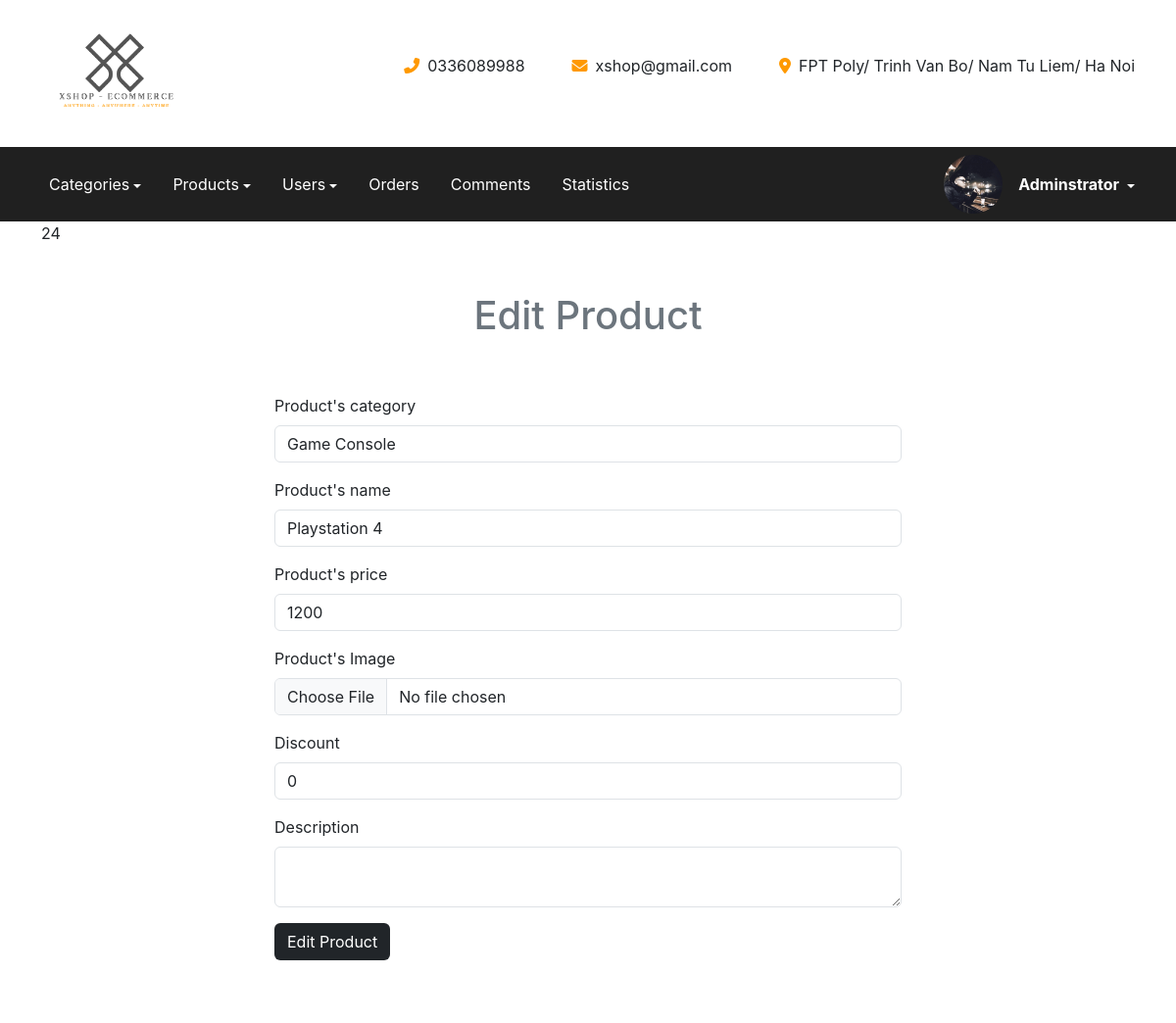
/admin/?page=product-edit&id=24 (signed in), run on the app's committed database.
### tables this page shows
CREATE TABLE `users` (
  `user_id` varchar(20) NOT NULL,
  `user_password` varchar(20) NOT NULL,
  `user_name` varchar(20) NOT NULL,
  `email` varchar(100) NOT NULL,
  `address` text NOT NULL,
  `phone` varchar(10) NOT NULL,
  `avatar` varchar(999) NOT NULL DEFAULT 'default.jpg',
  `role_id` int(2) NOT NULL
);

CREATE TABLE `product` (
  `product_id` int(10) NOT NULL,
  `cate_id` int(10) NOT NULL,
  `product_name` varchar(100) NOT NULL,
  `price` int(10) NOT NULL,
  `product_img` varchar(255) NOT NULL,
  `discount` float NOT NULL,
  `product_description` longtext NOT NULL,
  `stock` int(10) NOT NULL DEFAULT 100
);

### lib/execute_query.php (called while the page is built, shortened)
<?php
function get_db_connection()
{
    $connection = new mysqli("localhost", "root", "", "ecommerce");
    return $connection;
}
function select_single_record($sql)
{
    try {
        $connection = get_db_connection();
        $statement = $connection->prepare($sql);
        if ($statement->execute()) {
            $result = $statement->get_result();
            $data = $result->fetch_assoc();
            if (!is_null($data))  return $data;
        } else throw new Exception("SQL SELECT Syntax Error!");
    } catch (Exception $e) {
        echo "<span class='text-danger fw-bold'>Message: {$e->getMessage()}</span>";
    }
}
function select_all_records($sql)
{
    try {
        $connection = get_db_connection();
        $statement = $connection->prepare($sql);
        if ($statement->execute()) {
            $result = $statement->get_result();
            $data = $result->fetch_all(MYSQLI_ASSOC);
            if (!is_null($data))  return $data;
        } else throw new Exception("SQL Syntax Error");
    } catch (Exception $e) {
        echo "<span class='text-danger fw-bold'>Message: {$e->getMessage()}</span>";
    }
}

### admin/product-edit.php (the view, shortened to what this page needs)
<?php
$sql = "SELECT * FROM category";
$categories = select_all_records($sql);
if (isset($_GET['id'])) {
    $product = select_single_record("SELECT * FROM product INNER JOIN category ON product.cate_id= category.cate_id WHERE product_id = '{$_GET['id']}'");
    extract($product);
    echo $product_id;
}
?>
<div class="bg-white d-flex flex-column justify-content-center align-items-center gap-5 py-5" style="max-width:1200px; margin: 0 auto">
    <h1 class="text-center text-secondary">Edit Product</h1>
    <form action="" method="post" enctype="multipart/form-data" style="width: 40em">
        <div class="mb-3">
            <label for="cate" class="form-label">Product's category</label>
            <select class="form-control" name="cate" id="cate">
                <?php
                foreach ($categories as $cate) {
                ?>
                    <option value=<?= $cate['cate_id'] ?> <?php if ($cate_id == $cate['cate_id']) echo 'selected' ?>>
                        <?= $cate['cate_name'] ?>
                    </option>
                <?php
                }
                ?>
            </select>
        </div>
        <div class="mb-3 ">
            <label for="product-name" class="form-label">Product's name</label>
            <input type="text" class="form-control" name="product_name" id="product-name" aria-describedby="helpId" value="<?php echo $product_name ?>">
        </div>
        <div class="mb-3">
            <label for="price" class="form-label">Product's price</label>
            <input type="number" min=0 class="form-control" name="price" id="price" aria-describedby="helpId" value=<?= $price ?>>
        </div>
        <div class="mb-3">
            <label for="image" class="form-label">Product's Image</label>
            <input type="file" class="form-control" name="product_img" id="image" value=<?= $product_img ?> aria-describedby="fileHelpId">
        </div>
        <div class="mb-3">
            <label for="discount" class="form-label">Discount</label>
            <input type="number" min=0 class="form-control" name="discount" id="" value=0 aria-describedby="helpId" value=<?= $discount ?>>
        </div>
        <div class="mb-3 ">
            <label for="description" class="form-label">Description</label>
            <textarea name="description" id="description" class="form-control d-block w-100" value="<?php echo $product_description ?>"></textarea>
        </div>
        <div class="mb-3">
            <input type="submit" class="btn bg-dark text-white vertical-align-top" rows="10" name="submit" value="Edit Product">
        </div>
    </form>
</div>

### components/header-admin.php (shortened to what this page needs)
<div class="header-top">
    <div class="container d-flex justify-content-between align-items-center container-fluid">
        <a href="http://localhost:8080/ecommerce/admin/">
            <img src="../assets/img/Xshop-logo.png" alt="" class="logo img-fluid" style="max-width: 150px" />
        </a>
        <div class="header-contact">
            <ul class="d-flex justify-content-end gap-5">
                <li class="d-flex justify-content-center gap-2">
                    <span style="color: var(--secondary)"><i class="fas fa-phone-alt"></i></span>
                    <span>0336089988</span>
                </li>
                <li class="d-flex justify-content-center gap-2">
                    <span style="color: var(--secondary)"><i class="fas fa-envelope"></i></span>
                    <span>xshop@gmail.com</span>
                </li>
                <li class="d-flex justify-content-center gap-2">
                    <span style="color: var(--secondary)"><i class="fas fa-map-marker-alt"></i></span>
                    <span>FPT Poly/ Trinh Van Bo/ Nam Tu Liem/ Ha Noi</span>
                </li>
            </ul>
        </div>
    </div>
</div>
<div class="header-menu">
    <nav class="navbar navbar-expand-lg" style="background-color:var(--primary)">
        <div class="container">
            <div class="collapse navbar-collapse" id="navbarSupportedContent">
                <ul class="navbar-nav me-auto mb-2 mb-lg-0 d-flex justify-content-start gap-3">
                    <li class="nav-item dropdown">
                        <a class="nav-link dropdown-toggle" href="#" id="navbarDropdown" role="button" data-bs-toggle="dropdown" aria-expanded="false">Categories</a>
                    </li>
                    <li class="nav-item dropdown">
                        <a class="nav-link dropdown-toggle" href="#" id="navbarDropdown" role="button" data-bs-toggle="dropdown" aria-expanded="false">Products</a>
                    </li>
                    <li class="nav-item dropdown">
                        <a class="nav-link dropdown-toggle" href="?page=ad-user-list" id="navbarDropdown" role="button" data-bs-toggle="dropdown" aria-expanded="false">Users</a>
                    </li>
                    <li class="nav-item">
                        <a class="nav-link" href="?page=order-list&filterby=all">Orders</a>
                    </li>
                    <li class="nav-item">
                        <a class="nav-link" href="?page=comment-list">Comments</a>
                    </li>
                    <li class="nav-item">
                        <a class="nav-link" href="?page=statistic">Statistics</a>
                    </li>
                </ul>
                <div class="d-flex justify-content-end align-items-center gap-3">
                    <img src=<?php echo $ROOT_AVATAR  . $userData['avatar'] ?> alt="" class="rounded-circle" id="header-avatar" style="max-width:60px">
                    <li class="nav-item dropdown d-block">
                        <a class="nav-link dropdown-toggle align-middle fw-bold" href="" id="navbarDropdown" role="button" data-bs-toggle="dropdown" aria-expanded="false">
                            <?= (isset($_SESSION['user_name'])) ? $_SESSION['user_name'] : "" ?>
                        </a>
                    </li>
                </div>
            </div>
        </div>
    </nav>
</div>

### styles/css/main.css (style rules this page uses)
html { scroll-behavior: initial; }
body { font-family: -apple-system, BlinkMacSystemFont, "Segoe UI", Roboto, Oxygen, Ubuntu, Cantarell, "Open Sans", "Helvetica Neue", sans-serif; }
:root { --primary: #202020; --secondary: #ff9900; --form-control-text: #858585; --form-submit-btn-border: #00ff19; --bg-primary: #494949; }
.header-menu .nav-link { color: #fff; }
.dropdown-toggle::after { vertical-align: middle; }

### data on the page
users: avatar (placeholder picture)
product: product_id "24", product_name "Playstation 4", price "1200", discount "0"

### other printed values
$_SESSION['user_name'] "Adminstrator"
form field cate "Game Console"
